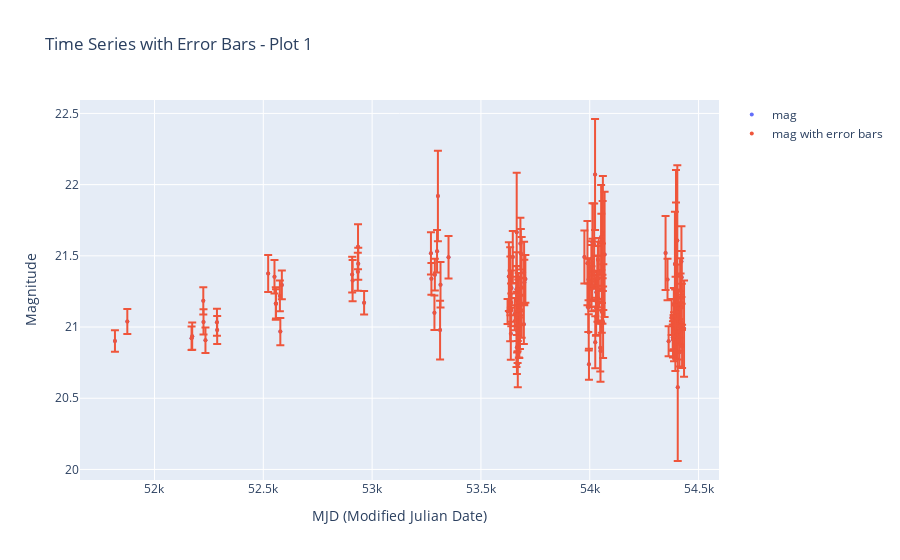
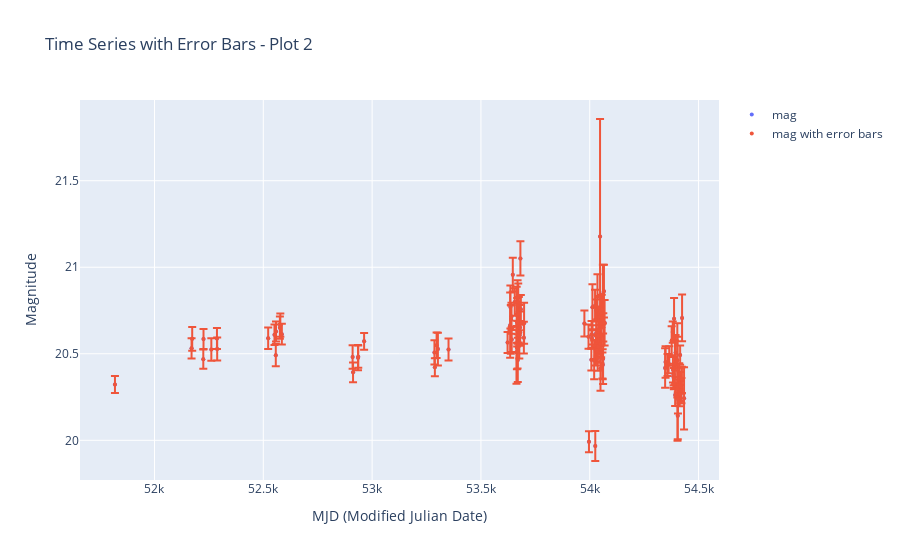
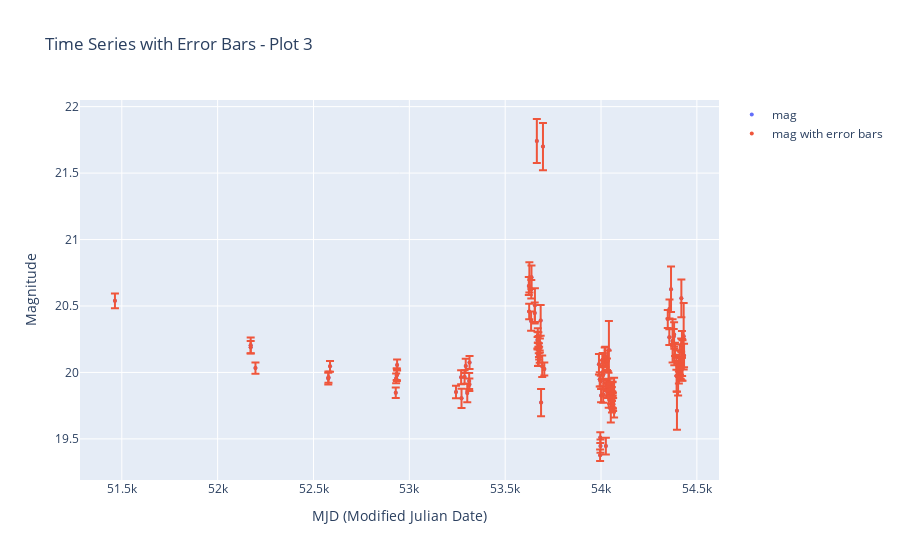
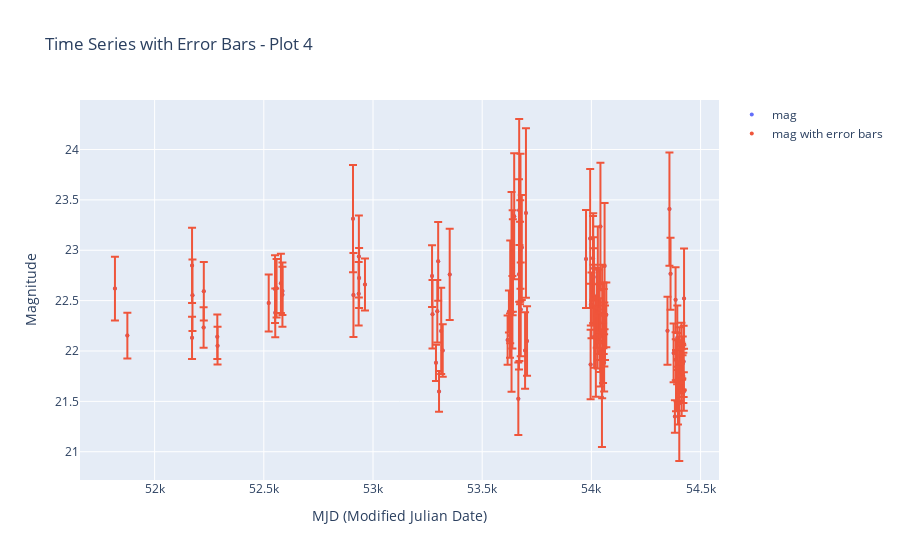

Write notebook code for charts like these, in order.
### Markdown cell above
We can see that our dataframes are of different shapes.
Their first dimension differs which means they are not equal in the number of rows which represent the number of timestamps. This means we will have to **SOMETHING**

### Code cell
# Visualizing lightcurves

for i, df in enumerate(all_dataframes):
    fig = go.Figure()

    trace = go.Scatter(x=df['mjd'], y=df['mag'], mode='markers', name='mag', marker=dict(size=4))

    error_bars = go.Scatter(
        x=df['mjd'],
        y=df['mag'],
        error_y=dict(
            type='data',
            array=df['magerr'],
            visible=True
        ),
        mode='markers',
        marker=dict(size=4),
        name='mag with error bars'
    )

    fig.add_trace(trace)
    fig.add_trace(error_bars)

    fig.update_xaxes(title_text='MJD (Modified Julian Date)')
    fig.update_yaxes(title_text='Magnitude')

    fig.update_layout(title_text=f"Time Series with Error Bars - Plot {i + 1}", showlegend=True)
    fig.show()
